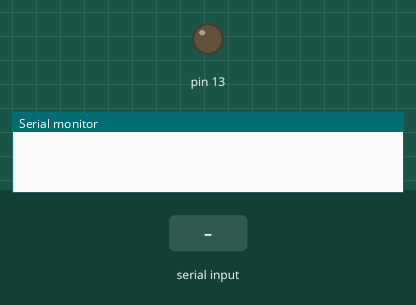
This sketch was run on a simulated Arduino Uno, built with avr-gcc and run on an emulated ATmega328P. Parts: output pins drawn as LEDs (lit = HIGH), the last lines printed to the serial monitor. The inputs (shaded band) are chosen by the test bench.

Above: at 1.2 s.
1.3 s: "1" received over Serial
At 1.8 s:
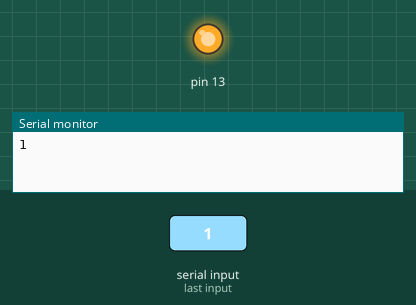
2.8 s: "0" received over Serial
At 4.1 s:
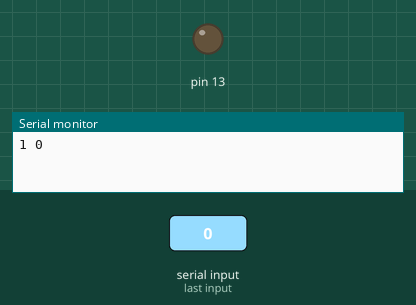
Timing chart, 0 to 5.8 s (numbered marks = the images above; inputs shaded):
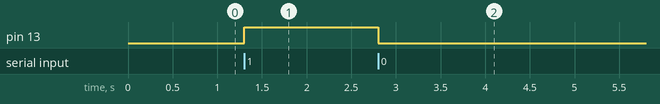

The sketch:

BLUETOOTH1.ino
```cpp
char Incoming_value = 0;
void setup()
{
  Serial.begin(9600);
  pinMode(13, OUTPUT);
}
void loop(){
  if(Serial.available() >0)
  {
    Incoming_value = Serial.read();
    Serial.print(Incoming_value);
    Serial.print(" ");
    if(Incoming_value == '1')
    digitalWrite(13,HIGH);
    else if(Incoming_value =='0')
    digitalWrite(13, LOW);
}
}
```

Measured:
- after the input at 1.3 s, pin 13: LOW → HIGH at once
- after the input at 2.8 s, pin 13: HIGH → LOW at once
